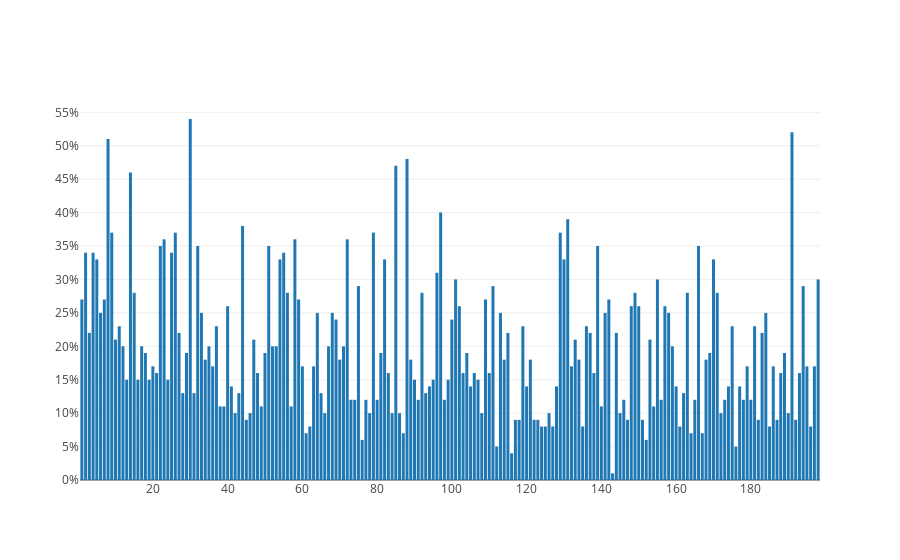

This figure's notebook cell:
### Code cell
N = list(range(1, 201, 1))

data = [go.Bar(
            x=N,
            y=latest_year['international_students']
    )]


layout = go.Layout(
    yaxis = go.layout.YAxis(
        tickmode = 'linear',
        tick0 = 0,
        dtick = 5,
        ticksuffix = "%"
    )
)

fig = go.Figure(data=data, layout=layout)
iplot(fig, filename='basic-bar')

### Figure 1 — Plotly figure (JSON) as saved in the notebook; plotly's stock layout.template omitted (floating-point values rounded to 4 significant figures; data arrays with more than 128 entries replaced by an {"elided": "..."} marker saying what was removed)
{"data": [{"type": "bar", "uid": "27de319e-c158-407a-8341-52dc328276e3", "x": {"elided": "200 int values"}, "y": {"elided": "198 str values"}}], "layout": {"yaxis": {"dtick": 5, "tick0": 0, "tickmode": "linear", "ticksuffix": "%"}}}
